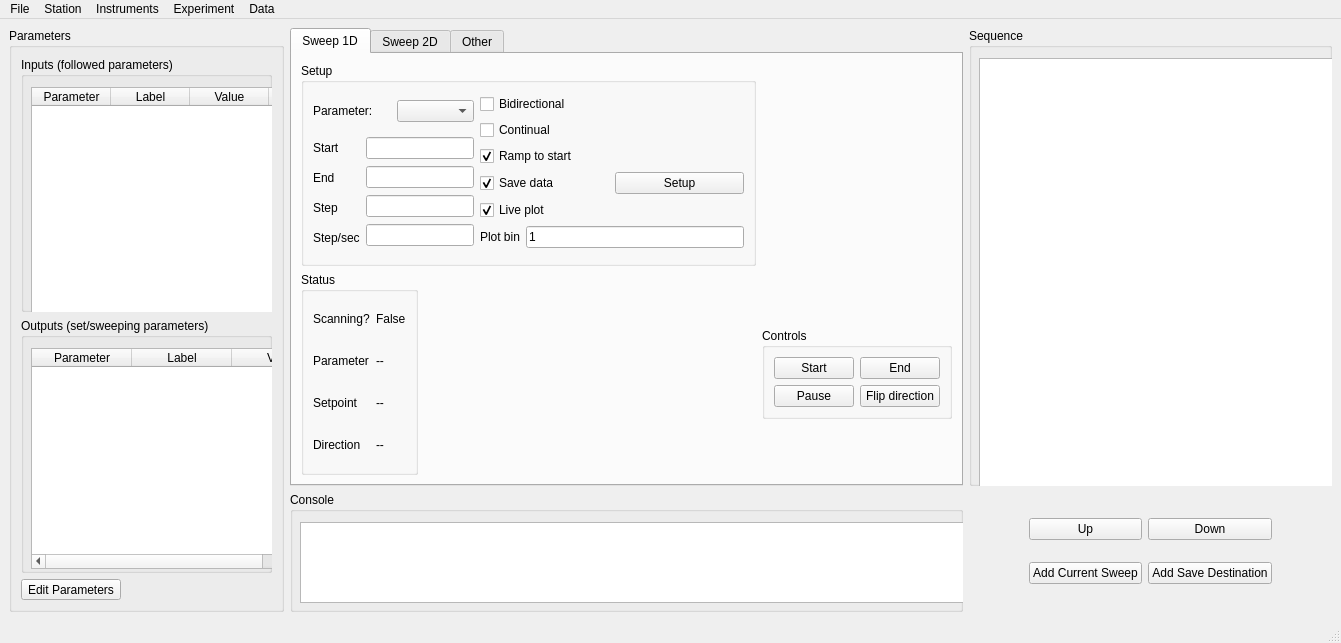
<?xml version="1.0" encoding="UTF-8"?>
<ui version="4.0">
 <class>Spearmint</class>
 <widget class="QMainWindow" name="Spearmint">
  <property name="geometry">
   <rect>
    <x>0</x>
    <y>0</y>
    <width>1341</width>
    <height>643</height>
   </rect>
  </property>
  <property name="windowTitle">
   <string>MainWindow</string>
  </property>
  <property name="styleSheet">
   <string notr="true"/>
  </property>
  <widget class="QWidget" name="centralwidget">
   <property name="layoutDirection">
    <enum>Qt::LeftToRight</enum>
   </property>
   <layout class="QGridLayout" name="gridLayout_8">
    <item row="0" column="0">
     <layout class="QGridLayout" name="gridLayout_6">
      <item row="0" column="0" rowspan="2">
       <widget class="QGroupBox" name="parameterGroupBox">
        <property name="minimumSize">
         <size>
          <width>275</width>
          <height>0</height>
         </size>
        </property>
        <property name="title">
         <string>Parameters</string>
        </property>
        <layout class="QVBoxLayout" name="verticalLayout_8">
         <item>
          <widget class="QGroupBox" name="inputGroupBox">
           <property name="title">
            <string>Inputs (followed parameters)</string>
           </property>
           <widget class="QTableWidget" name="followParamTable">
            <property name="geometry">
             <rect>
              <x>10</x>
              <y>30</y>
              <width>381</width>
              <height>261</height>
             </rect>
            </property>
            <property name="sizePolicy">
             <sizepolicy hsizetype="Expanding" vsizetype="Expanding">
              <horstretch>0</horstretch>
              <verstretch>0</verstretch>
             </sizepolicy>
            </property>
            <property name="styleSheet">
             <string notr="true"/>
            </property>
            <attribute name="horizontalHeaderCascadingSectionResizes">
             <bool>true</bool>
            </attribute>
            <attribute name="horizontalHeaderMinimumSectionSize">
             <number>10</number>
            </attribute>
            <attribute name="horizontalHeaderDefaultSectionSize">
             <number>79</number>
            </attribute>
            <attribute name="horizontalHeaderShowSortIndicator" stdset="0">
             <bool>true</bool>
            </attribute>
            <attribute name="horizontalHeaderStretchLastSection">
             <bool>true</bool>
            </attribute>
            <column>
             <property name="text">
              <string>Parameter</string>
             </property>
            </column>
            <column>
             <property name="text">
              <string>Label</string>
             </property>
            </column>
            <column>
             <property name="text">
              <string>Value</string>
             </property>
            </column>
            <column>
             <property name="text">
              <string>Use</string>
             </property>
            </column>
            <column>
             <property name="text">
              <string>Update</string>
             </property>
            </column>
           </widget>
          </widget>
         </item>
         <item>
          <widget class="QGroupBox" name="outputGroupBox">
           <property name="title">
            <string>Outputs (set/sweeping parameters)</string>
           </property>
           <widget class="QTableWidget" name="outputParamTable">
            <property name="geometry">
             <rect>
              <x>10</x>
              <y>30</y>
              <width>391</width>
              <height>221</height>
             </rect>
            </property>
            <column>
             <property name="text">
              <string>Parameter</string>
             </property>
            </column>
            <column>
             <property name="text">
              <string>Label</string>
             </property>
            </column>
            <column>
             <property name="text">
              <string>Value</string>
             </property>
            </column>
            <column>
             <property name="text">
              <string>Set</string>
             </property>
            </column>
            <column>
             <property name="text">
              <string>Get</string>
             </property>
            </column>
           </widget>
          </widget>
         </item>
         <item>
          <widget class="QToolButton" name="editParameterButton">
           <property name="text">
            <string>Edit Parameters</string>
           </property>
          </widget>
         </item>
        </layout>
       </widget>
      </item>
      <item row="0" column="1">
       <widget class="QTabWidget" name="tabWidget">
        <property name="maximumSize">
         <size>
          <width>700</width>
          <height>16777215</height>
         </size>
        </property>
        <property name="styleSheet">
         <string notr="true"/>
        </property>
        <property name="currentIndex">
         <number>0</number>
        </property>
        <widget class="QWidget" name="tabSweep1D">
         <attribute name="title">
          <string>Sweep 1D</string>
         </attribute>
         <layout class="QVBoxLayout" name="verticalLayout_9">
          <item>
           <layout class="QGridLayout" name="gridLayout">
            <item row="1" column="0" alignment="Qt::AlignLeft">
             <widget class="QGroupBox" name="groupBox">
              <property name="title">
               <string>Status</string>
              </property>
              <layout class="QVBoxLayout" name="verticalLayout_10">
               <item>
                <layout class="QVBoxLayout" name="verticalLayout_3">
                 <item>
                  <layout class="QHBoxLayout" name="horizontalLayout">
                   <item>
                    <layout class="QVBoxLayout" name="verticalLayout">
                     <item>
                      <widget class="QLabel" name="scanLabel">
                       <property name="text">
                        <string>Scanning?</string>
                       </property>
                      </widget>
                     </item>
                     <item>
                      <widget class="QLabel" name="paramLabel">
                       <property name="text">
                        <string>Parameter</string>
                       </property>
                      </widget>
                     </item>
                     <item>
                      <widget class="QLabel" name="setpointLabel">
                       <property name="text">
                        <string>Setpoint</string>
                       </property>
                      </widget>
                     </item>
                     <item>
                      <widget class="QLabel" name="directionLabel">
                       <property name="text">
                        <string>Direction</string>
                       </property>
                      </widget>
                     </item>
                    </layout>
                   </item>
                   <item>
                    <layout class="QVBoxLayout" name="verticalLayout_2">
                     <item>
                      <widget class="QLabel" name="scanValue">
                       <property name="text">
                        <string>False</string>
                       </property>
                      </widget>
                     </item>
                     <item>
                      <widget class="QLabel" name="paramValue">
                       <property name="text">
                        <string>--</string>
                       </property>
                      </widget>
                     </item>
                     <item>
                      <widget class="QLabel" name="setpointValue">
                       <property name="text">
                        <string>--</string>
                       </property>
                      </widget>
                     </item>
                     <item>
                      <widget class="QLabel" name="directionValue">
                       <property name="text">
                        <string>--</string>
                       </property>
                      </widget>
                     </item>
                    </layout>
                   </item>
                  </layout>
                 </item>
                </layout>
               </item>
              </layout>
             </widget>
            </item>
            <item row="1" column="1" alignment="Qt::AlignVCenter">
             <widget class="QGroupBox" name="controlBox">
              <property name="title">
               <string>Controls</string>
              </property>
              <layout class="QGridLayout" name="gridLayout_2">
               <item row="0" column="1">
                <widget class="QPushButton" name="endButton">
                 <property name="text">
                  <string>End</string>
                 </property>
                </widget>
               </item>
               <item row="0" column="0">
                <widget class="QPushButton" name="startButton">
                 <property name="text">
                  <string>Start</string>
                 </property>
                </widget>
               </item>
               <item row="1" column="0">
                <widget class="QPushButton" name="pauseButton">
                 <property name="text">
                  <string>Pause</string>
                 </property>
                </widget>
               </item>
               <item row="1" column="1">
                <widget class="QPushButton" name="flipDirectionButton">
                 <property name="text">
                  <string>Flip direction</string>
                 </property>
                </widget>
               </item>
              </layout>
             </widget>
            </item>
            <item row="0" column="0">
             <widget class="QGroupBox" name="setupBox">
              <property name="maximumSize">
               <size>
                <width>634</width>
                <height>16777215</height>
               </size>
              </property>
              <property name="title">
               <string>Setup</string>
              </property>
              <layout class="QGridLayout" name="gridLayout_5">
               <item row="0" column="0">
                <widget class="QLabel" name="scanParameterLabel">
                 <property name="text">
                  <string>Parameter:</string>
                 </property>
                </widget>
               </item>
               <item row="0" column="1">
                <widget class="QComboBox" name="scanParameterBox"/>
               </item>
               <item row="0" column="2" rowspan="2">
                <layout class="QVBoxLayout" name="sweepOptionsLayout">
                 <item>
                  <widget class="QCheckBox" name="bidirectionalBox">
                   <property name="text">
                    <string>Bidirectional</string>
                   </property>
                  </widget>
                 </item>
                 <item>
                  <widget class="QCheckBox" name="continualBox">
                   <property name="text">
                    <string>Continual</string>
                   </property>
                  </widget>
                 </item>
                 <item>
                  <widget class="QCheckBox" name="rampToStartBox">
                   <property name="text">
                    <string>Ramp to start</string>
                   </property>
                   <property name="checked">
                    <bool>true</bool>
                   </property>
                  </widget>
                 </item>
                 <item>
                  <layout class="QHBoxLayout" name="saveLayout">
                   <item>
                    <widget class="QCheckBox" name="saveBox">
                     <property name="text">
                      <string>Save data</string>
                     </property>
                     <property name="checked">
                      <bool>true</bool>
                     </property>
                    </widget>
                   </item>
                   <item>
                    <widget class="QPushButton" name="saveButton">
                     <property name="sizePolicy">
                      <sizepolicy hsizetype="Minimum" vsizetype="Fixed">
                       <horstretch>0</horstretch>
                       <verstretch>0</verstretch>
                      </sizepolicy>
                     </property>
                     <property name="minimumSize">
                      <size>
                       <width>0</width>
                       <height>0</height>
                      </size>
                     </property>
                     <property name="text">
                      <string>Setup</string>
                     </property>
                    </widget>
                   </item>
                  </layout>
                 </item>
                 <item>
                  <widget class="QCheckBox" name="livePlotBox">
                   <property name="text">
                    <string>Live plot</string>
                   </property>
                   <property name="checked">
                    <bool>true</bool>
                   </property>
                  </widget>
                 </item>
                 <item>
                  <layout class="QHBoxLayout" name="plotbinLayout">
                   <item>
                    <widget class="QLabel" name="plotbinLabel">
                     <property name="text">
                      <string>Plot bin</string>
                     </property>
                    </widget>
                   </item>
                   <item>
                    <widget class="QLineEdit" name="plotbinEdit">
                     <property name="text">
                      <string>1</string>
                     </property>
                    </widget>
                   </item>
                  </layout>
                 </item>
                </layout>
               </item>
               <item row="1" column="0" colspan="2">
                <layout class="QHBoxLayout" name="scanHorizontalLayout">
                 <item>
                  <layout class="QVBoxLayout" name="scanLabelVerticalLayout">
                   <item>
                    <widget class="QLabel" name="startLabel">
                     <property name="text">
                      <string>Start</string>
                     </property>
                    </widget>
                   </item>
                   <item>
                    <widget class="QLabel" name="endLabel">
                     <property name="text">
                      <string>End</string>
                     </property>
                    </widget>
                   </item>
                   <item>
                    <widget class="QLabel" name="stepLabel">
                     <property name="text">
                      <string>Step</string>
                     </property>
                    </widget>
                   </item>
                   <item>
                    <widget class="QLabel" name="stepsecLabel">
                     <property name="text">
                      <string>Step/sec</string>
                     </property>
                    </widget>
                   </item>
                  </layout>
                 </item>
                 <item>
                  <layout class="QVBoxLayout" name="scanValuesLayout">
                   <item>
                    <widget class="QLineEdit" name="startEdit">
                     <property name="readOnly">
                      <bool>true</bool>
                     </property>
                    </widget>
                   </item>
                   <item>
                    <widget class="QLineEdit" name="endEdit"/>
                   </item>
                   <item>
                    <widget class="QLineEdit" name="stepEdit"/>
                   </item>
                   <item>
                    <widget class="QLineEdit" name="stepsecEdit"/>
                   </item>
                  </layout>
                 </item>
                </layout>
               </item>
              </layout>
             </widget>
            </item>
           </layout>
          </item>
         </layout>
        </widget>
        <widget class="QWidget" name="tabSweep2D">
         <attribute name="title">
          <string>Sweep 2D</string>
         </attribute>
         <widget class="QGroupBox" name="scanGroupBox">
          <property name="geometry">
           <rect>
            <x>8</x>
            <y>11</y>
            <width>391</width>
            <height>479</height>
           </rect>
          </property>
          <property name="title">
           <string>Source Measurement Settings</string>
          </property>
          <widget class="QWidget" name="layoutWidget_2">
           <property name="geometry">
            <rect>
             <x>10</x>
             <y>30</y>
             <width>241</width>
             <height>426</height>
            </rect>
           </property>
           <layout class="QVBoxLayout" name="verticalLayout_4">
            <item>
             <widget class="QGroupBox" name="setupBox_2">
              <property name="title">
               <string>Inner Sweep</string>
              </property>
              <layout class="QGridLayout" name="gridLayout_4">
               <item row="0" column="0">
                <widget class="QLabel" name="scanParameterLabel_2">
                 <property name="text">
                  <string>Parameter:</string>
                 </property>
                </widget>
               </item>
               <item row="0" column="1">
                <widget class="QComboBox" name="scanParameterInner"/>
               </item>
               <item row="1" column="0" colspan="2">
                <layout class="QHBoxLayout" name="scanHorizontalLayout_2">
                 <item>
                  <layout class="QVBoxLayout" name="scanLabelVerticalLayout_2">
                   <item>
                    <widget class="QLabel" name="startLabel_2">
                     <property name="text">
                      <string>Start</string>
                     </property>
                    </widget>
                   </item>
                   <item>
                    <widget class="QLabel" name="endLabel_2">
                     <property name="text">
                      <string>End</string>
                     </property>
                    </widget>
                   </item>
                   <item>
                    <widget class="QLabel" name="stepLabel_2">
                     <property name="text">
                      <string>Step</string>
                     </property>
                    </widget>
                   </item>
                   <item>
                    <widget class="QLabel" name="stepsecLabel_2">
                     <property name="text">
                      <string>Step/sec</string>
                     </property>
                    </widget>
                   </item>
                  </layout>
                 </item>
                 <item>
                  <layout class="QVBoxLayout" name="scanValuesLayout_2">
                   <item>
                    <widget class="QLineEdit" name="startInner">
                     <property name="readOnly">
                      <bool>true</bool>
                     </property>
                    </widget>
                   </item>
                   <item>
                    <widget class="QLineEdit" name="endInner"/>
                   </item>
                   <item>
                    <widget class="QLineEdit" name="stepInner"/>
                   </item>
                   <item>
                    <widget class="QLineEdit" name="stepsecInner"/>
                   </item>
                  </layout>
                 </item>
                </layout>
               </item>
              </layout>
             </widget>
            </item>
            <item>
             <widget class="QGroupBox" name="setupBox_3">
              <property name="title">
               <string>Outer Sweep</string>
              </property>
              <layout class="QGridLayout" name="gridLayout_3">
               <item row="0" column="0">
                <widget class="QLabel" name="scanParameterLabel_3">
                 <property name="text">
                  <string>Parameter:</string>
                 </property>
                </widget>
               </item>
               <item row="0" column="1">
                <widget class="QComboBox" name="scanParameterOuter"/>
               </item>
               <item row="1" column="0" colspan="2">
                <layout class="QHBoxLayout" name="scanHorizontalLayout_3">
                 <item>
                  <layout class="QVBoxLayout" name="scanLabelVerticalLayout_3">
                   <item>
                    <widget class="QLabel" name="startLabel_3">
                     <property name="text">
                      <string>Start</string>
                     </property>
                    </widget>
                   </item>
                   <item>
                    <widget class="QLabel" name="endLabel_3">
                     <property name="text">
                      <string>End</string>
                     </property>
                    </widget>
                   </item>
                   <item>
                    <widget class="QLabel" name="stepLabel_3">
                     <property name="text">
                      <string>Step</string>
                     </property>
                    </widget>
                   </item>
                   <item>
                    <widget class="QLabel" name="stepsecLabel_3">
                     <property name="text">
                      <string>Step/sec</string>
                     </property>
                    </widget>
                   </item>
                  </layout>
                 </item>
                 <item>
                  <layout class="QVBoxLayout" name="scanValuesLayout_3">
                   <item>
                    <widget class="QLineEdit" name="startOuter">
                     <property name="readOnly">
                      <bool>true</bool>
                     </property>
                    </widget>
                   </item>
                   <item>
                    <widget class="QLineEdit" name="endOuter"/>
                   </item>
                   <item>
                    <widget class="QLineEdit" name="stepOuter"/>
                   </item>
                   <item>
                    <widget class="QLineEdit" name="stepsecOuter"/>
                   </item>
                  </layout>
                 </item>
                </layout>
               </item>
              </layout>
             </widget>
            </item>
           </layout>
          </widget>
         </widget>
         <widget class="QGroupBox" name="groupBox_2">
          <property name="geometry">
           <rect>
            <x>420</x>
            <y>11</y>
            <width>241</width>
            <height>479</height>
           </rect>
          </property>
          <property name="title">
           <string>Scan Controls</string>
          </property>
          <widget class="QGroupBox" name="controlBox_2">
           <property name="geometry">
            <rect>
             <x>10</x>
             <y>351</y>
             <width>221</width>
             <height>121</height>
            </rect>
           </property>
           <property name="title">
            <string>Controls</string>
           </property>
           <widget class="QPushButton" name="startButton2D">
            <property name="geometry">
             <rect>
              <x>10</x>
              <y>40</y>
              <width>91</width>
              <height>30</height>
             </rect>
            </property>
            <property name="text">
             <string>Start</string>
            </property>
           </widget>
           <widget class="QPushButton" name="flipDirectionButto2D">
            <property name="geometry">
             <rect>
              <x>120</x>
              <y>80</y>
              <width>91</width>
              <height>30</height>
             </rect>
            </property>
            <property name="styleSheet">
             <string notr="true"/>
            </property>
            <property name="text">
             <string>Flip direction</string>
            </property>
           </widget>
           <widget class="QPushButton" name="pauseButton2D">
            <property name="geometry">
             <rect>
              <x>10</x>
              <y>80</y>
              <width>91</width>
              <height>30</height>
             </rect>
            </property>
            <property name="text">
             <string>Pause</string>
            </property>
           </widget>
           <widget class="QPushButton" name="endButton2D">
            <property name="geometry">
             <rect>
              <x>119</x>
              <y>40</y>
              <width>91</width>
              <height>30</height>
             </rect>
            </property>
            <property name="text">
             <string>End</string>
            </property>
           </widget>
          </widget>
          <widget class="QGroupBox" name="groupBox_3">
           <property name="geometry">
            <rect>
             <x>10</x>
             <y>30</y>
             <width>161</width>
             <height>181</height>
            </rect>
           </property>
           <property name="title">
            <string>Status</string>
           </property>
           <widget class="QWidget" name="verticalLayoutWidget_4">
            <property name="geometry">
             <rect>
              <x>10</x>
              <y>30</y>
              <width>141</width>
              <height>141</height>
             </rect>
            </property>
            <layout class="QVBoxLayout" name="verticalLayout_5">
             <item>
              <layout class="QHBoxLayout" name="horizontalLayout_2">
               <item>
                <layout class="QVBoxLayout" name="verticalLayout_6">
                 <item>
                  <widget class="QLabel" name="scanLabel_2">
                   <property name="text">
                    <string>Scanning?</string>
                   </property>
                  </widget>
                 </item>
                 <item>
                  <widget class="QLabel" name="paramLabel_2">
                   <property name="text">
                    <string>Parameter</string>
                   </property>
                  </widget>
                 </item>
                 <item>
                  <widget class="QLabel" name="setpointLabel_2">
                   <property name="text">
                    <string>Setpoint</string>
                   </property>
                  </widget>
                 </item>
                 <item>
                  <widget class="QLabel" name="directionLabel_2">
                   <property name="text">
                    <string>Direction</string>
                   </property>
                  </widget>
                 </item>
                </layout>
               </item>
               <item>
                <layout class="QVBoxLayout" name="verticalLayout_7">
                 <item>
                  <widget class="QLabel" name="scanValue2D">
                   <property name="text">
                    <string>False</string>
                   </property>
                  </widget>
                 </item>
                 <item>
                  <widget class="QLabel" name="paramValue2D">
                   <property name="text">
                    <string>--</string>
                   </property>
                  </widget>
                 </item>
                 <item>
                  <widget class="QLabel" name="setpointValue2D">
                   <property name="text">
                    <string>--</string>
                   </property>
                  </widget>
                 </item>
                 <item>
                  <widget class="QLabel" name="directionValue2D">
                   <property name="text">
                    <string>--</string>
                   </property>
                  </widget>
                 </item>
                </layout>
               </item>
              </layout>
             </item>
            </layout>
           </widget>
          </widget>
          <widget class="QGroupBox" name="groupBox_4">
           <property name="geometry">
            <rect>
             <x>10</x>
             <y>210</y>
             <width>221</width>
             <height>141</height>
            </rect>
           </property>
           <property name="title">
            <string>Plot Settings</string>
           </property>
           <widget class="QWidget" name="layoutWidget_7">
            <property name="geometry">
             <rect>
              <x>10</x>
              <y>30</y>
              <width>188</width>
              <height>101</height>
             </rect>
            </property>
            <layout class="QVBoxLayout" name="sweepOptionsLayout_4">
             <item>
              <layout class="QHBoxLayout" name="saveLayout_3">
               <item>
                <widget class="QCheckBox" name="saveBox2D">
                 <property name="text">
                  <string>Save data</string>
                 </property>
                 <property name="checked">
                  <bool>true</bool>
                 </property>
                </widget>
               </item>
               <item>
                <widget class="QPushButton" name="saveButton2D">
                 <property name="sizePolicy">
                  <sizepolicy hsizetype="Minimum" vsizetype="Fixed">
                   <horstretch>0</horstretch>
                   <verstretch>0</verstretch>
                  </sizepolicy>
                 </property>
                 <property name="minimumSize">
                  <size>
                   <width>0</width>
                   <height>0</height>
                  </size>
                 </property>
                 <property name="text">
                  <string>Setup</string>
                 </property>
                </widget>
               </item>
              </layout>
             </item>
             <item>
              <widget class="QCheckBox" name="livePlotBox2D">
               <property name="text">
                <string>Live plot</string>
               </property>
               <property name="checked">
                <bool>true</bool>
               </property>
              </widget>
             </item>
             <item>
              <layout class="QHBoxLayout" name="plotbinLayout_3">
               <item>
                <widget class="QLabel" name="plotbinLabel_3">
                 <property name="text">
                  <string>Plot bin</string>
                 </property>
                </widget>
               </item>
               <item>
                <widget class="QLineEdit" name="plotbinEdit2D">
                 <property name="text">
                  <string>1</string>
                 </property>
                </widget>
               </item>
              </layout>
             </item>
            </layout>
           </widget>
          </widget>
         </widget>
        </widget>
        <widget class="QWidget" name="tab">
         <attribute name="title">
          <string>Other</string>
         </attribute>
        </widget>
       </widget>
      </item>
      <item row="0" column="2">
       <widget class="QGroupBox" name="sequenceGroup">
        <property name="title">
         <string>Sequence</string>
        </property>
        <widget class="QPushButton" name="removeActionButton">
         <property name="geometry">
          <rect>
           <x>20</x>
           <y>620</y>
           <width>141</width>
           <height>31</height>
          </rect>
         </property>
         <property name="text">
          <string>Remove Selected</string>
         </property>
        </widget>
        <widget class="QPushButton" name="startSequenceButton">
         <property name="geometry">
          <rect>
           <x>170</x>
           <y>620</y>
           <width>151</width>
           <height>31</height>
          </rect>
         </property>
         <property name="text">
          <string>Start Sequence</string>
         </property>
        </widget>
        <widget class="QListWidget" name="sequenceWidget">
         <property name="geometry">
          <rect>
           <x>10</x>
           <y>30</y>
           <width>391</width>
           <height>531</height>
          </rect>
         </property>
        </widget>
       </widget>
      </item>
      <item row="1" column="1">
       <widget class="QGroupBox" name="consoleBox">
        <property name="sizePolicy">
         <sizepolicy hsizetype="Preferred" vsizetype="Fixed">
          <horstretch>0</horstretch>
          <verstretch>0</verstretch>
         </sizepolicy>
        </property>
        <property name="minimumSize">
         <size>
          <width>473</width>
          <height>120</height>
         </size>
        </property>
        <property name="title">
         <string>Console</string>
        </property>
        <widget class="QTextEdit" name="consoleEdit">
         <property name="geometry">
          <rect>
           <x>10</x>
           <y>30</y>
           <width>791</width>
           <height>81</height>
          </rect>
         </property>
         <property name="readOnly">
          <bool>true</bool>
         </property>
        </widget>
       </widget>
      </item>
      <item row="1" column="2">
       <layout class="QGridLayout" name="gridLayout_7">
        <property name="leftMargin">
         <number>60</number>
        </property>
        <property name="topMargin">
         <number>10</number>
        </property>
        <property name="rightMargin">
         <number>60</number>
        </property>
        <property name="bottomMargin">
         <number>10</number>
        </property>
        <item row="0" column="0">
         <widget class="QPushButton" name="upSequenceButton">
          <property name="text">
           <string>Up</string>
          </property>
         </widget>
        </item>
        <item row="0" column="1">
         <widget class="QPushButton" name="downSequenceButton">
          <property name="text">
           <string>Down</string>
          </property>
         </widget>
        </item>
        <item row="1" column="0">
         <widget class="QPushButton" name="addSweepButton">
          <property name="text">
           <string>Add Current Sweep</string>
          </property>
         </widget>
        </item>
        <item row="1" column="1">
         <widget class="QPushButton" name="addSaveButton">
          <property name="text">
           <string>Add Save Destination</string>
          </property>
         </widget>
        </item>
       </layout>
      </item>
     </layout>
    </item>
   </layout>
  </widget>
  <widget class="QMenuBar" name="menubar">
   <property name="geometry">
    <rect>
     <x>0</x>
     <y>0</y>
     <width>1341</width>
     <height>24</height>
    </rect>
   </property>
   <widget class="QMenu" name="menuFile">
    <property name="title">
     <string>File</string>
    </property>
    <addaction name="actionQuit"/>
   </widget>
   <widget class="QMenu" name="menuInstruments">
    <property name="title">
     <string>Instruments</string>
    </property>
    <addaction name="addInstrumentAction"/>
    <addaction name="removeInstrumentAction"/>
    <addaction name="separator"/>
   </widget>
   <widget class="QMenu" name="menuExperiment">
    <property name="title">
     <string>Experiment</string>
    </property>
    <addaction name="actionSave_Sweep"/>
    <addaction name="actionLoad_Sweep"/>
    <addaction name="separator"/>
    <addaction name="actionSave_Sequence"/>
    <addaction name="actionLoad_Sequence"/>
   </widget>
   <widget class="QMenu" name="menuData">
    <property name="title">
     <string>Data</string>
    </property>
   </widget>
   <widget class="QMenu" name="menuStation">
    <property name="title">
     <string>Station</string>
    </property>
    <addaction name="actionSaveStation"/>
    <addaction name="actionLoadStation"/>
   </widget>
   <addaction name="menuFile"/>
   <addaction name="menuStation"/>
   <addaction name="menuInstruments"/>
   <addaction name="menuExperiment"/>
   <addaction name="menuData"/>
  </widget>
  <widget class="QStatusBar" name="statusbar"/>
  <action name="addInstrumentAction">
   <property name="text">
    <string>Add instrument...</string>
   </property>
  </action>
  <action name="actionQuit">
   <property name="text">
    <string>Quit</string>
   </property>
   <property name="shortcut">
    <string>Ctrl+Q</string>
   </property>
  </action>
  <action name="removeInstrumentAction">
   <property name="text">
    <string>Remove instrument...</string>
   </property>
  </action>
  <action name="actionSaveStation">
   <property name="text">
    <string>Save Station</string>
   </property>
  </action>
  <action name="actionLoadStation">
   <property name="text">
    <string>Load Station</string>
   </property>
  </action>
  <action name="actionSave_Sweep">
   <property name="text">
    <string>Save Sweep</string>
   </property>
  </action>
  <action name="actionLoad_Sweep">
   <property name="text">
    <string>Load Sweep</string>
   </property>
  </action>
  <action name="actionSave_Sequence">
   <property name="text">
    <string>Save Sequence</string>
   </property>
  </action>
  <action name="actionLoad_Sequence">
   <property name="text">
    <string>Load Sequence</string>
   </property>
  </action>
  <action name="actionSetup">
   <property name="text">
    <string>Setup</string>
   </property>
  </action>
  <action name="actionCreate_2D_Sweep">
   <property name="text">
    <string>Setup 2D Sweep</string>
   </property>
  </action>
 </widget>
 <resources/>
 <connections/>
</ui>
